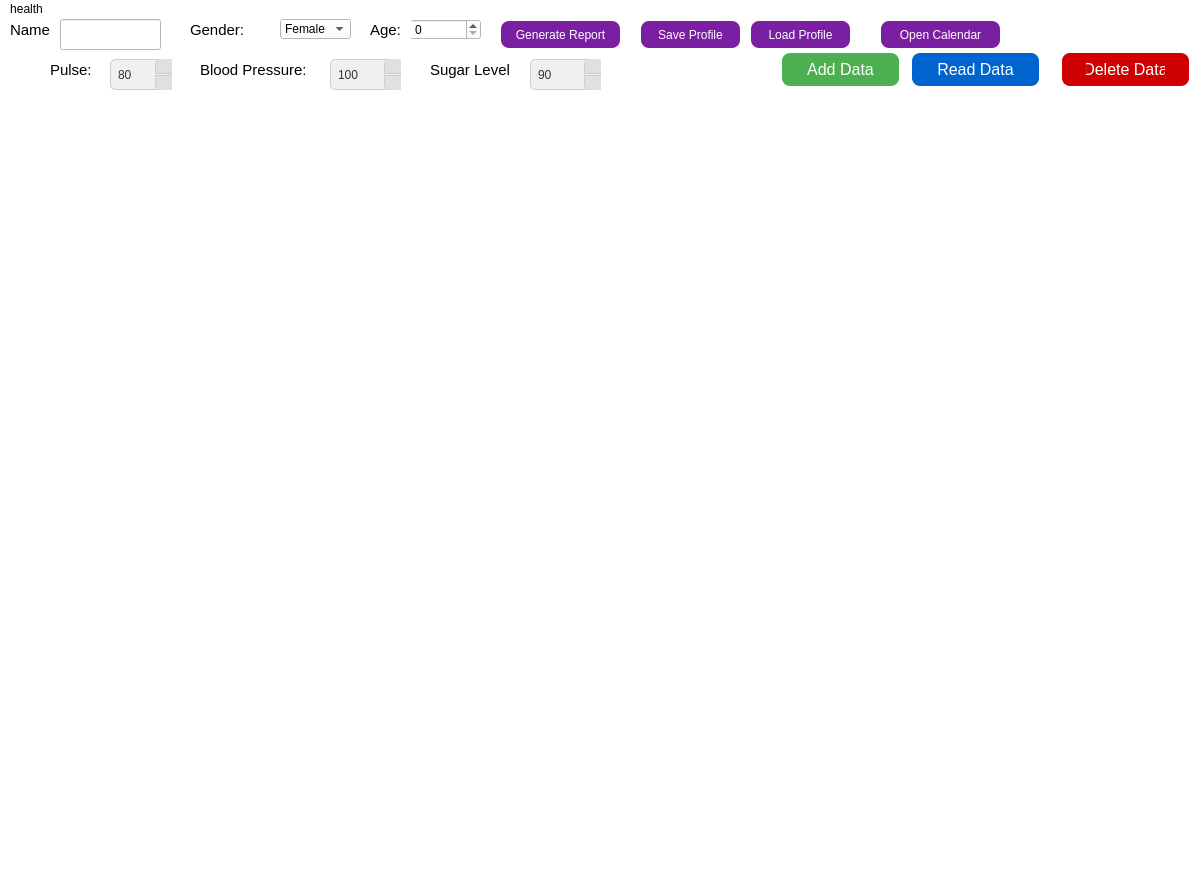
<?xml version="1.0" encoding="UTF-8"?>
<ui version="4.0">
 <class>MainWindow</class>
 <widget class="QMainWindow" name="MainWindow">
  <property name="geometry">
   <rect>
    <x>0</x>
    <y>0</y>
    <width>1202</width>
    <height>894</height>
   </rect>
  </property>
  <property name="windowTitle">
   <string>MainWindow</string>
  </property>
  <property name="styleSheet">
   <string notr="true">background-color: rgb(255, 255, 255);</string>
  </property>
  <widget class="QWidget" name="centralwidget">
   <widget class="QFrame" name="pulse_frame">
    <property name="geometry">
     <rect>
      <x>-20</x>
      <y>80</y>
      <width>1221</width>
      <height>191</height>
     </rect>
    </property>
    <property name="styleSheet">
     <string notr="true">background-color: rgba(0, 0, 0, 0);</string>
    </property>
    <property name="frameShape">
     <enum>QFrame::StyledPanel</enum>
    </property>
    <property name="frameShadow">
     <enum>QFrame::Raised</enum>
    </property>
   </widget>
   <widget class="QFrame" name="blood_pressure_frame">
    <property name="geometry">
     <rect>
      <x>0</x>
      <y>270</y>
      <width>1200</width>
      <height>191</height>
     </rect>
    </property>
    <property name="styleSheet">
     <string notr="true">background-color: rgba(0, 0, 0, 0);</string>
    </property>
    <property name="frameShape">
     <enum>QFrame::StyledPanel</enum>
    </property>
    <property name="frameShadow">
     <enum>QFrame::Raised</enum>
    </property>
   </widget>
   <widget class="QFrame" name="sugar_level_frame">
    <property name="geometry">
     <rect>
      <x>0</x>
      <y>459</y>
      <width>1200</width>
      <height>201</height>
     </rect>
    </property>
    <property name="styleSheet">
     <string notr="true">background-color: rgba(0, 0, 0, 0);</string>
    </property>
    <property name="frameShape">
     <enum>QFrame::StyledPanel</enum>
    </property>
    <property name="frameShadow">
     <enum>QFrame::Raised</enum>
    </property>
   </widget>
   <widget class="QSpinBox" name="pulse_spinbox">
    <property name="geometry">
     <rect>
      <x>110</x>
      <y>40</y>
      <width>62</width>
      <height>31</height>
     </rect>
    </property>
    <property name="styleSheet">
     <string notr="true">QSpinBox {
    background-color: #f0f0f0; 
    border: 1px solid #cccccc; 
    border-radius: 5px; 
    padding: 5px; 
    min-width: 50px; 
    color: #333333; 
    font-size: 12px; 
}

QSpinBox::up-button {
    subcontrol-origin: border;
    subcontrol-position: top right; 
    width: 16px; 
    border-left: 1px solid #cccccc; 
    border-bottom: 1px solid #cccccc; 
    border-top-left-radius: 5px; 
    background-color: #e0e0e0; 
}

QSpinBox::down-button {
    subcontrol-origin: border;
    subcontrol-position: bottom right; 
    width: 16px; 
    border-left: 1px solid #cccccc; 
    border-top: 1px solid #cccccc; 
    border-bottom-left-radius: 5px; 
    background-color: #e0e0e0; 
}

QSpinBox::up-button:hover,
QSpinBox::down-button:hover {
    background-color: #d0d0d0; 
}</string>
    </property>
    <property name="maximum">
     <number>300</number>
    </property>
    <property name="value">
     <number>80</number>
    </property>
   </widget>
   <widget class="QSpinBox" name="blood_pressure_spinbox">
    <property name="geometry">
     <rect>
      <x>330</x>
      <y>40</y>
      <width>71</width>
      <height>31</height>
     </rect>
    </property>
    <property name="styleSheet">
     <string notr="true">QSpinBox {
    background-color: #f0f0f0; 
    border: 1px solid #cccccc; 
    border-radius: 5px; 
    padding: 5px; 
    min-width: 50px; 
    color: #333333; 
    font-size: 12px; 
}

QSpinBox::up-button {
    subcontrol-origin: border;
    subcontrol-position: top right; 
    width: 16px; 
    border-left: 1px solid #cccccc; 
    border-bottom: 1px solid #cccccc; 
    border-top-left-radius: 5px; 
    background-color: #e0e0e0; 
}

QSpinBox::down-button {
    subcontrol-origin: border;
    subcontrol-position: bottom right; 
    width: 16px; 
    border-left: 1px solid #cccccc; 
    border-top: 1px solid #cccccc; 
    border-bottom-left-radius: 5px; 
    background-color: #e0e0e0; 
}

QSpinBox::up-button:hover,
QSpinBox::down-button:hover {
    background-color: #d0d0d0; 
}</string>
    </property>
    <property name="minimum">
     <number>40</number>
    </property>
    <property name="maximum">
     <number>200</number>
    </property>
    <property name="value">
     <number>100</number>
    </property>
   </widget>
   <widget class="QSpinBox" name="sugar_level_spinbox">
    <property name="geometry">
     <rect>
      <x>530</x>
      <y>40</y>
      <width>71</width>
      <height>31</height>
     </rect>
    </property>
    <property name="styleSheet">
     <string notr="true">QSpinBox {
    background-color: #f0f0f0; 
    border: 1px solid #cccccc; 
    border-radius: 5px; 
    padding: 5px; 
    min-width: 50px; 
    color: #333333; 
    font-size: 12px; 
}

QSpinBox::up-button {
    subcontrol-origin: border;
    subcontrol-position: top right; 
    width: 16px; 
    border-left: 1px solid #cccccc; 
    border-bottom: 1px solid #cccccc; 
    border-top-left-radius: 5px; 
    background-color: #e0e0e0; 
}

QSpinBox::down-button {
    subcontrol-origin: border;
    subcontrol-position: bottom right; 
    width: 16px; 
    border-left: 1px solid #cccccc; 
    border-top: 1px solid #cccccc; 
    border-bottom-left-radius: 5px; 
    background-color: #e0e0e0; 
}

QSpinBox::up-button:hover,
QSpinBox::down-button:hover {
    background-color: #d0d0d0; 
}</string>
    </property>
    <property name="maximum">
     <number>200</number>
    </property>
    <property name="value">
     <number>90</number>
    </property>
   </widget>
   <widget class="QPushButton" name="add_data">
    <property name="geometry">
     <rect>
      <x>780</x>
      <y>30</y>
      <width>121</width>
      <height>41</height>
     </rect>
    </property>
    <property name="styleSheet">
     <string notr="true">QPushButton {
    background-color: #4CAF50; 
    border: none; 
    color: white; 
    padding: 10px 24px; 
    text-align: center; 
    text-decoration: none;
    display: inline-block;
    font-size: 16px; 
    margin: 4px 2px;
    cursor: pointer;
    border-radius: 8px; 
}

QPushButton:hover {
    background-color: #327534;
}</string>
    </property>
    <property name="text">
     <string>Add Data</string>
    </property>
   </widget>
   <widget class="QPushButton" name="read_data">
    <property name="geometry">
     <rect>
      <x>910</x>
      <y>30</y>
      <width>131</width>
      <height>41</height>
     </rect>
    </property>
    <property name="styleSheet">
     <string notr="true">QPushButton {
    background-color: #0064cf; 
    border: none; 
    color: white; 
    padding: 10px 24px; 
    text-align: center; 
    text-decoration: none;
    display: inline-block;
    font-size: 16px; 
    margin: 4px 2px;
    cursor: pointer;
    border-radius: 8px; 
}

QPushButton:hover {
    background-color: #00448c; 
}</string>
    </property>
    <property name="text">
     <string>Read Data</string>
    </property>
   </widget>
   <widget class="QPushButton" name="delete_data_button">
    <property name="geometry">
     <rect>
      <x>1060</x>
      <y>30</y>
      <width>131</width>
      <height>41</height>
     </rect>
    </property>
    <property name="styleSheet">
     <string notr="true">QPushButton {
    background-color: #cf0000; 
    border: none; 
    color: white; 
    padding: 10px 24px; 
    text-align: center; 
    text-decoration: none;
    display: inline-block;
    font-size: 16px; 
    margin: 4px 2px;
    cursor: pointer;
    border-radius: 8px; 
}

QPushButton:hover {
    background-color: #700101; 
}</string>
    </property>
    <property name="text">
     <string>Delete Data</string>
    </property>
   </widget>
   <widget class="QLabel" name="label">
    <property name="geometry">
     <rect>
      <x>50</x>
      <y>40</y>
      <width>41</width>
      <height>21</height>
     </rect>
    </property>
    <property name="styleSheet">
     <string notr="true">color: black;
font-size: 15px;</string>
    </property>
    <property name="text">
     <string>Pulse:</string>
    </property>
   </widget>
   <widget class="QLabel" name="label_2">
    <property name="geometry">
     <rect>
      <x>200</x>
      <y>40</y>
      <width>111</width>
      <height>21</height>
     </rect>
    </property>
    <property name="styleSheet">
     <string notr="true">color: black;
font-size: 15px;</string>
    </property>
    <property name="text">
     <string>Blood Pressure:</string>
    </property>
   </widget>
   <widget class="QLabel" name="label_3">
    <property name="geometry">
     <rect>
      <x>430</x>
      <y>40</y>
      <width>81</width>
      <height>21</height>
     </rect>
    </property>
    <property name="styleSheet">
     <string notr="true">color: black;
font-size: 15px;</string>
    </property>
    <property name="text">
     <string>Sugar Level:</string>
    </property>
   </widget>
   <widget class="QComboBox" name="gender_combobox">
    <property name="geometry">
     <rect>
      <x>280</x>
      <y>0</y>
      <width>71</width>
      <height>20</height>
     </rect>
    </property>
    <item>
     <property name="text">
      <string>Female</string>
     </property>
    </item>
    <item>
     <property name="text">
      <string>Male</string>
     </property>
    </item>
   </widget>
   <widget class="QPushButton" name="save_profile_button">
    <property name="geometry">
     <rect>
      <x>640</x>
      <y>0</y>
      <width>101</width>
      <height>31</height>
     </rect>
    </property>
    <property name="styleSheet">
     <string notr="true">QPushButton {
    background-color:#7B1FA2; 
    border: none; 
    color: white; 
    padding: 6px 12px;
    text-align: center; 
    text-decoration: none;
    display: inline-block;
    font-size: 12px; 
    margin: 2px 1px;  
    cursor: pointer;
    border-radius: 8px; 
}

QPushButton:hover {
    background-color: #CC8400;
}
</string>
    </property>
    <property name="text">
     <string>Save Profile</string>
    </property>
   </widget>
   <widget class="QSpinBox" name="age_spinbox">
    <property name="geometry">
     <rect>
      <x>410</x>
      <y>0</y>
      <width>71</width>
      <height>21</height>
     </rect>
    </property>
   </widget>
   <widget class="QPushButton" name="load_profile_button">
    <property name="geometry">
     <rect>
      <x>750</x>
      <y>0</y>
      <width>101</width>
      <height>31</height>
     </rect>
    </property>
    <property name="styleSheet">
     <string notr="true">QPushButton {
    background-color:#7B1FA2; 
    border: none; 
    color: white; 
    padding: 6px 12px;
    text-align: center; 
    text-decoration: none;
    display: inline-block;
    font-size: 12px; 
    margin: 2px 1px;  
    cursor: pointer;
    border-radius: 8px; 
}

QPushButton:hover {
    background-color: #CC8400;
}
</string>
    </property>
    <property name="text">
     <string>Load Profile</string>
    </property>
   </widget>
   <widget class="QLineEdit" name="name_lineedit">
    <property name="geometry">
     <rect>
      <x>60</x>
      <y>0</y>
      <width>101</width>
      <height>31</height>
     </rect>
    </property>
    <property name="text">
     <string/>
    </property>
   </widget>
   <widget class="QPushButton" name="generateReportButton">
    <property name="geometry">
     <rect>
      <x>500</x>
      <y>0</y>
      <width>121</width>
      <height>31</height>
     </rect>
    </property>
    <property name="styleSheet">
     <string notr="true">QPushButton {
    background-color:#7B1FA2; 
    border: none; 
    color: white; 
    padding: 6px 12px;
    text-align: center; 
    text-decoration: none;
    display: inline-block;
    font-size: 12px; 
    margin: 2px 1px;  
    cursor: pointer;
    border-radius: 8px; 
}

QPushButton:hover {
    background-color: #CC8400;
}
</string>
    </property>
    <property name="text">
     <string>Generate Report</string>
    </property>
   </widget>
   <widget class="QLabel" name="label_4">
    <property name="geometry">
     <rect>
      <x>10</x>
      <y>0</y>
      <width>41</width>
      <height>21</height>
     </rect>
    </property>
    <property name="styleSheet">
     <string notr="true">color: black;
font-size: 15px;</string>
    </property>
    <property name="text">
     <string>Name:</string>
    </property>
   </widget>
   <widget class="QLabel" name="label_5">
    <property name="geometry">
     <rect>
      <x>190</x>
      <y>0</y>
      <width>71</width>
      <height>21</height>
     </rect>
    </property>
    <property name="styleSheet">
     <string notr="true">color: black;
font-size: 15px;</string>
    </property>
    <property name="text">
     <string>Gender:</string>
    </property>
   </widget>
   <widget class="QLabel" name="label_6">
    <property name="geometry">
     <rect>
      <x>370</x>
      <y>0</y>
      <width>41</width>
      <height>21</height>
     </rect>
    </property>
    <property name="styleSheet">
     <string notr="true">color: black;
font-size: 15px;</string>
    </property>
    <property name="text">
     <string>Age:</string>
    </property>
   </widget>
   <widget class="QPushButton" name="openCalendarButton">
    <property name="geometry">
     <rect>
      <x>880</x>
      <y>0</y>
      <width>121</width>
      <height>31</height>
     </rect>
    </property>
    <property name="styleSheet">
     <string notr="true">QPushButton {
    background-color:#7B1FA2; 
    border: none; 
    color: white; 
    padding: 6px 12px;
    text-align: center; 
    text-decoration: none;
    display: inline-block;
    font-size: 12px; 
    margin: 2px 1px;  
    cursor: pointer;
    border-radius: 8px; 
}

QPushButton:hover {
    background-color: #CC8400;
}
</string>
    </property>
    <property name="text">
     <string>Open Calendar</string>
    </property>
   </widget>
  </widget>
  <widget class="QMenuBar" name="menubar">
   <property name="geometry">
    <rect>
     <x>0</x>
     <y>0</y>
     <width>1202</width>
     <height>22</height>
    </rect>
   </property>
   <widget class="QMenu" name="menuHealth">
    <property name="title">
     <string>health</string>
    </property>
   </widget>
   <addaction name="menuHealth"/>
  </widget>
  <widget class="QStatusBar" name="statusbar"/>
 </widget>
 <resources/>
 <connections/>
</ui>
